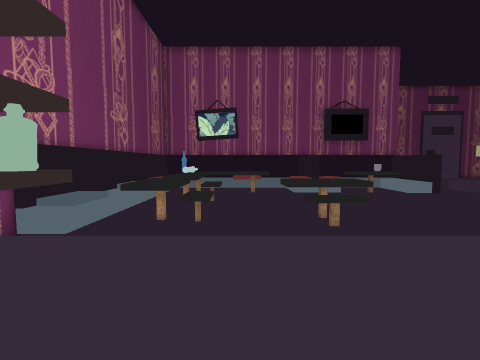
[1] (above)

23 first-person views from a walk through a scene from a Unity 3-D project. The camera is 1.3 m above the floor, tilts 4° down and sees 85° across. The floor is counted in squares, 2 m on a side. Each view is taken from the middle of a square. On the plan, view 1 faces up. The plan holds only what a view shows up to about 9 squares ahead; the rest is blank. The place goes on beyond the plan.

[2]
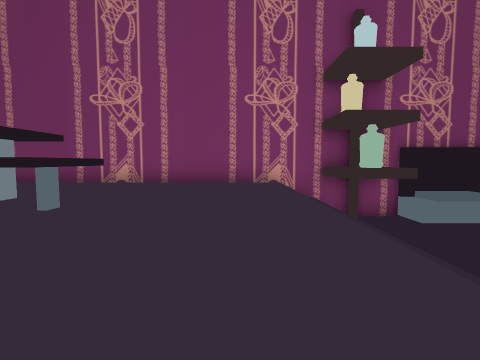

[3]
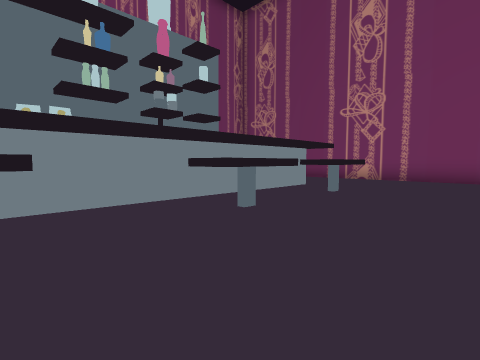

[4]
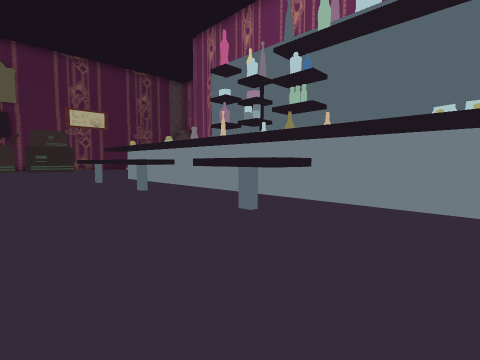

[5]
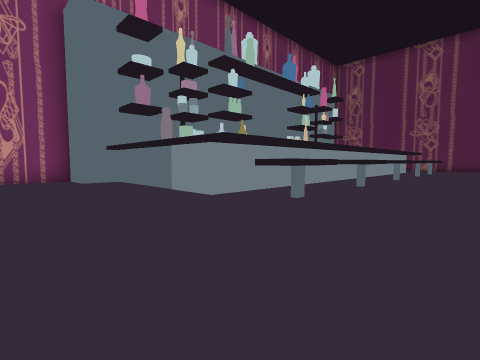

[6]
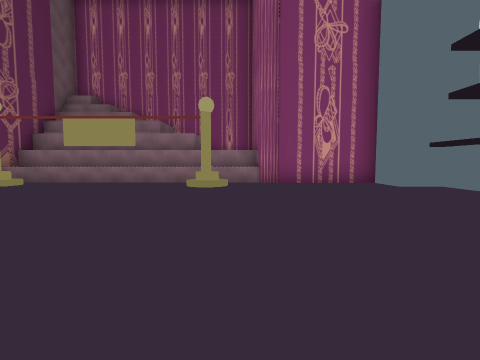

[7]
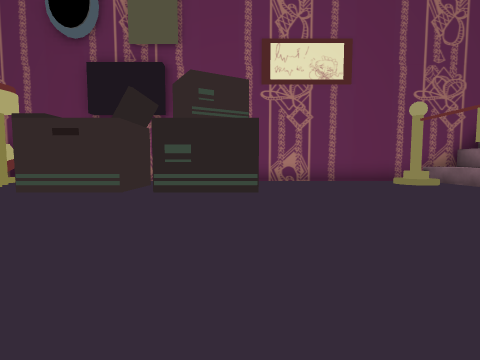

[8]
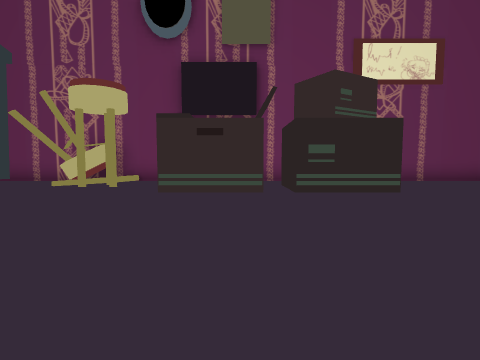

[9]
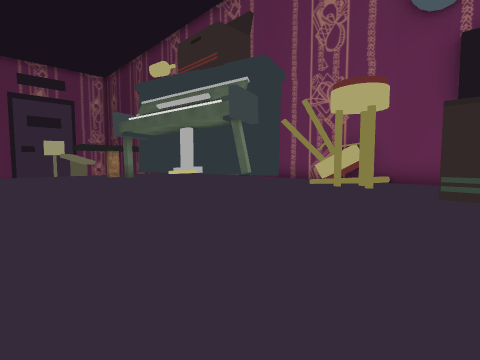

[10]
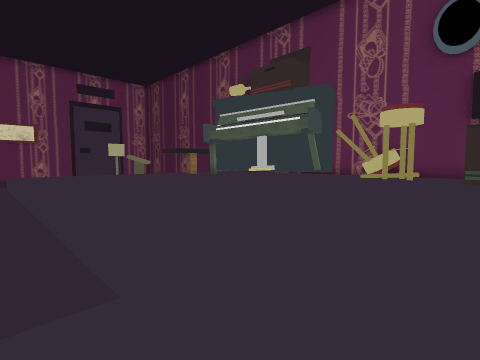

[11]
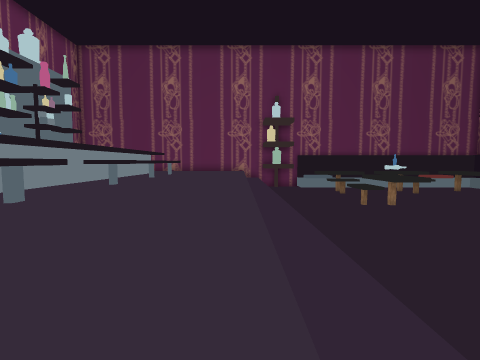

[12]
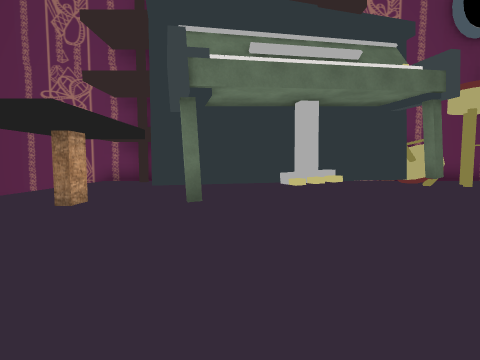

[13]
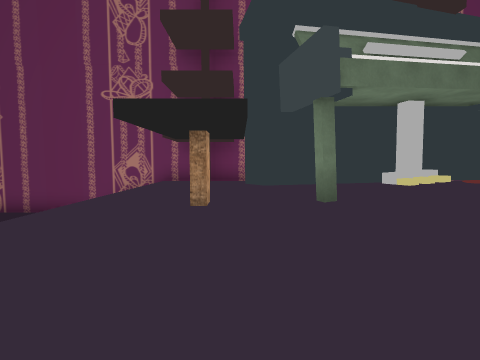

[14]
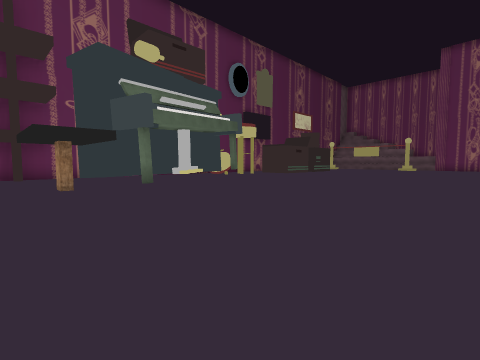

[15]
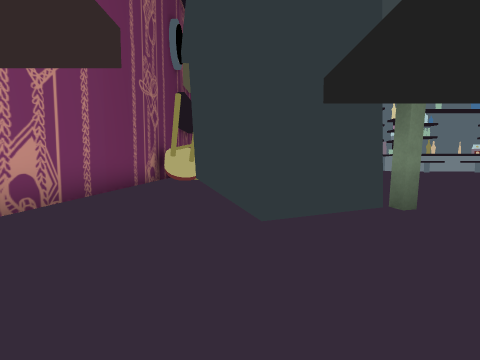

[16]
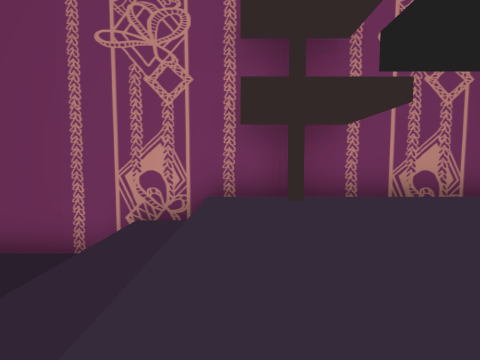

[17]
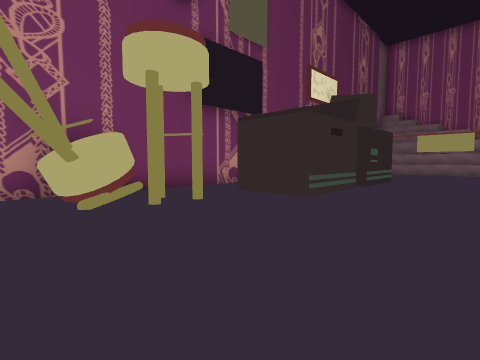

[18]
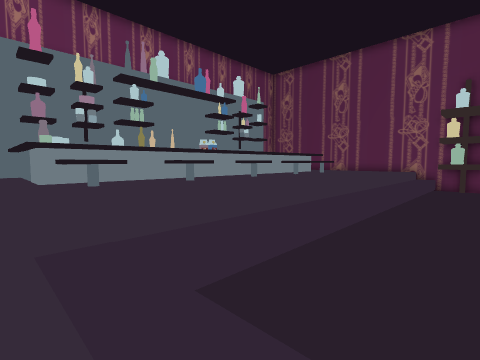

[19]
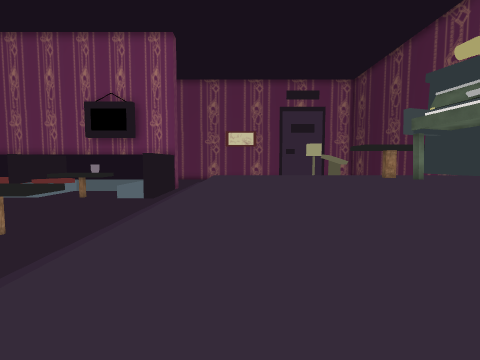

[20]
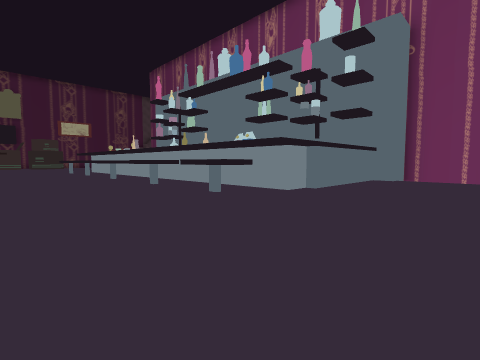

[21]
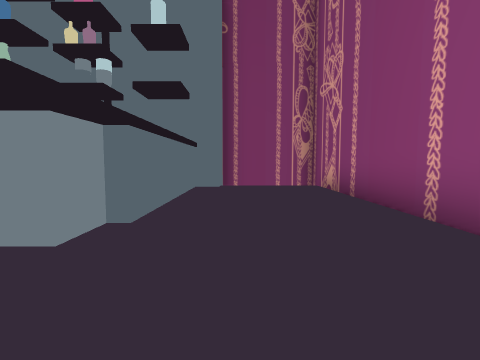

[22]
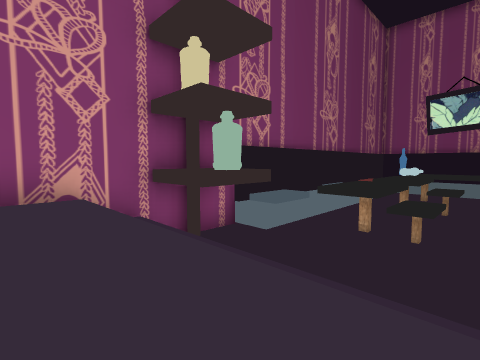

[23]
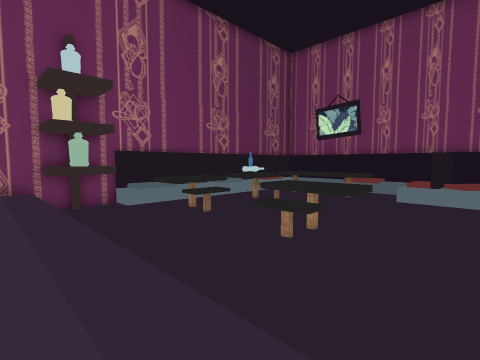

### Floor plan
Key: @ floor where view 1 was taken; # wall or solid block; . main floor; : floor 0.25 m higher than the main floor; ^ raised ledge; v drop or lower ground; S shelf; C cylinder; R red disc; B box; T thing the floor can be seen under or through; Y yellow cylinder; L bottle; O other object.
Columns run from 6 left of view 1 to 26 right of it. Each row starts with its distance up from view 1.
 17                               vv#
 16                              vvv#
 15                           vvvvvv#
 14            v        ............#
 13      v    vvv       .......#...S#
 12     vvv  vvvv       ............#
 11    vOvv vvvvvvvvvv v.......TTT..#
 10   vvLvv vvvvv vvvv v........TT..#
  9  #vvvvvvvvvvvvvvvv v........TT..#
  8  #vvvvvv::vvvv  :v v........TTT.#
  7  #vvvvvvvvvvvvv vv v.........TT.#
  6  #vvvvvvvvvvvvvvvv v.........T..#
  5  SSSvvvvvvvvvvvvvvvv..........YY#
  4  SSSvvvvvvvvvvvvvvvv..........RR#
  3 ##vvvvvvvvvvvvvvvvvv............#
  2 #...............................#
  1 #............................BB.#
  0 #.....@......................BB.#
 -1 #...................... ........#
 -2 #....^^.^^.^^.^^.^^..........OO
 -3 #....##############..........OO
 -4 #....#            #.............#
 -5 #....#            #.............#
 -6 #....#            #.............#
 -7 #....#            #.............#
 -8 #...##            ##.....C.....C#
 -9 #####              #####........#
-10                         ^^^^^^^^^

Where each view was taken, in squares from view 1:
view 1: 0 up, 0 right, facing up
view 2: 1 up, 3 right, facing left
view 3: 1 up, 5 right, facing down-left
view 4: 1 up, 3 right, facing down-right
view 5: 1 up, 16 right, facing down-left
view 6: 1 down, 18 right, facing down
view 7: 3 down, 17 right, facing right
view 8: 0 up, 17 right, facing right
view 9: 1 up, 17 right, facing up-right
view 10: 1 up, 13 right, facing up-right
view 11: 2 up, 13 right, facing left
view 12: 10 up, 17 right, facing right
view 13: 12 up, 17 right, facing right
view 14: 14 up, 14 right, facing down-right
view 15: 14 up, 23 right, facing down
view 16: 14 up, 21 right, facing right
view 17: 6 up, 20 right, facing down-right
view 18: 6 up, 14 right, facing down-left
view 19: 2 up, 15 right, facing up
view 20: 2 up, 5 left, facing down-right
view 21: 1 down, 3 left, facing down
view 22: 1 up, 0 right, facing up-left
view 23: 2 up, 6 right, facing up-left
